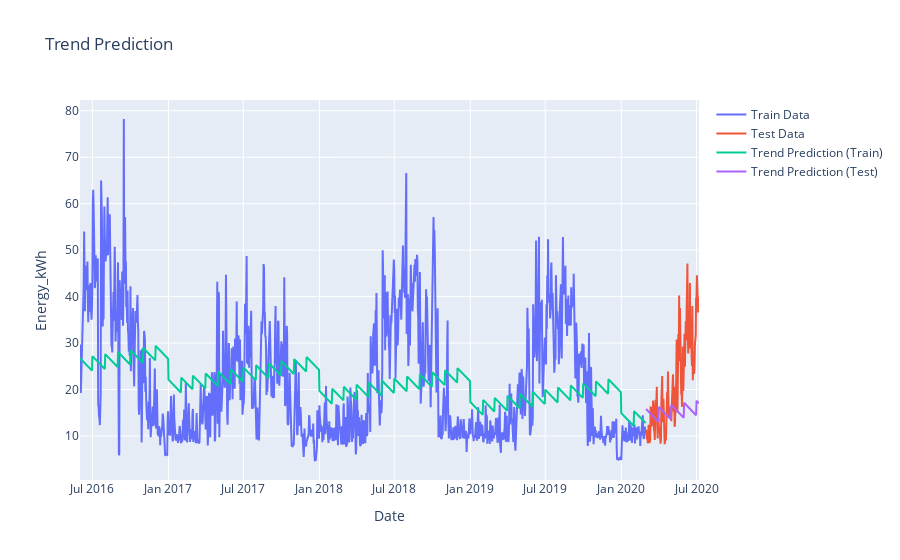
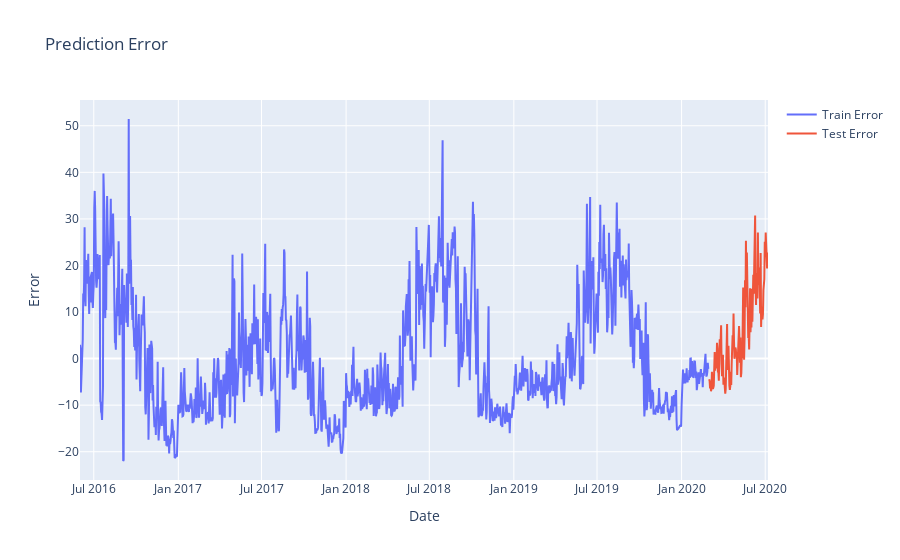
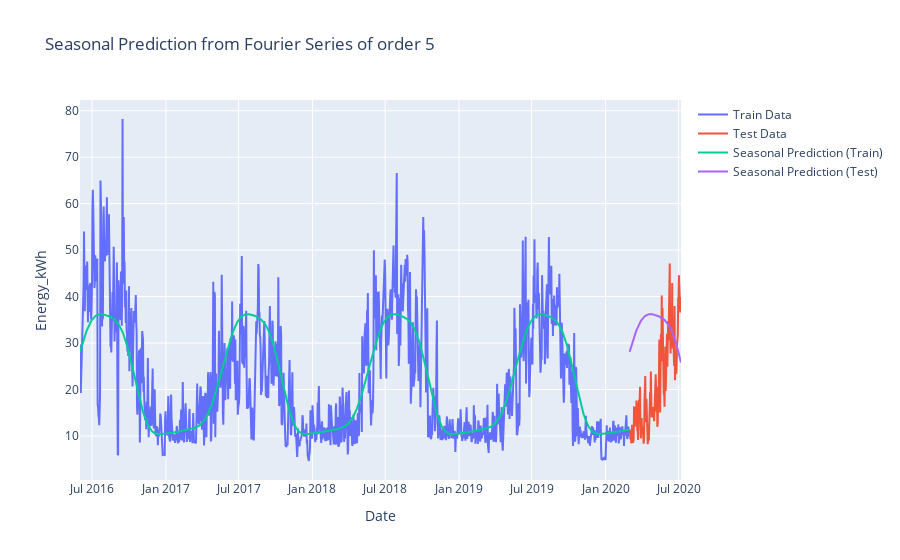
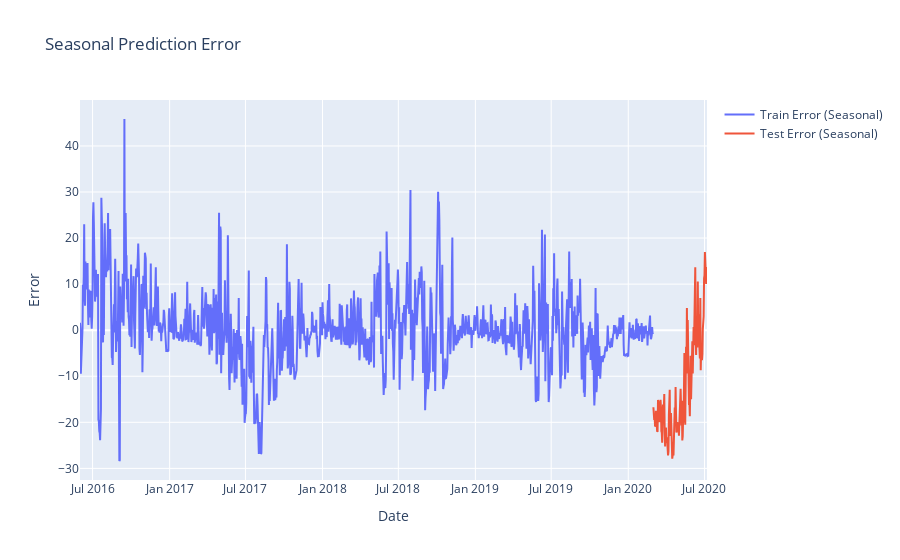

The notebook cell saved with these charts, in order:
### Markdown cell above
**Respuesta**

### Code cell
from sklearn.pipeline import Pipeline
from sklearn.linear_model import LinearRegression
from sklearn.preprocessing import FunctionTransformer
from sklearn.metrics import mean_absolute_error
import plotly.graph_objects as go
import numpy as np

# Paso 0: Crear conjuntos de entrenamiento y prueba
train_data = energia_homero[energia_homero['date'] <= '2020-02-29']
test_data = energia_homero[energia_homero['date'] >= '2020-03-01']

# Paso 1: Crear Pipeline para la tendencia
def extract_time_features(df):
    df = df.copy()
    df['year'] = df['date'].dt.year
    df['month'] = df['date'].dt.month
    df['day'] = df['date'].dt.day
    return df[['year', 'month', 'day']]

Pipeline_trend = Pipeline([
    ('time_features', FunctionTransformer(extract_time_features)),
    ('linear_model', LinearRegression())
])

# Paso 2: Entrenar el modelo lineal y obtener predicciones
X_train = train_data[['date']]
y_train = train_data['Energy_kWh']
X_test = test_data[['date']]
y_test = test_data['Energy_kWh']

Pipeline_trend.fit(X_train, y_train)
train_data['trend_pred'] = Pipeline_trend.predict(X_train)
test_data['trend_pred'] = Pipeline_trend.predict(X_test)

# Calcular MAE
mae_train = mean_absolute_error(y_train, train_data['trend_pred'])
mae_test = mean_absolute_error(y_test, test_data['trend_pred'])

print(f'MAE Train: {mae_train}')
print(f'MAE Test: {mae_test}')

# Paso 3: Graficar las predicciones
fig = go.Figure()
fig.add_trace(go.Scatter(x=train_data['date'], y=y_train, mode='lines', name='Train Data'))
fig.add_trace(go.Scatter(x=test_data['date'], y=y_test, mode='lines', name='Test Data'))
fig.add_trace(go.Scatter(x=train_data['date'], y=train_data['trend_pred'], mode='lines', name='Trend Prediction (Train)'))
fig.add_trace(go.Scatter(x=test_data['date'], y=test_data['trend_pred'], mode='lines', name='Trend Prediction (Test)'))
fig.update_layout(title='Trend Prediction', xaxis_title='Date', yaxis_title='Energy_kWh')
fig.show()

# Paso 4: Graficar el error
train_data['error'] = y_train - train_data['trend_pred']
test_data['error'] = y_test - test_data['trend_pred']

fig = go.Figure()
fig.add_trace(go.Scatter(x=train_data['date'], y=train_data['error'], mode='lines', name='Train Error'))
fig.add_trace(go.Scatter(x=test_data['date'], y=test_data['error'], mode='lines', name='Test Error'))
fig.update_layout(title='Prediction Error', xaxis_title='Date', yaxis_title='Error')
fig.show()

# Paso 5: Crear Pipeline para la estacionalidad
def fourier_features(df, period, order):
    df = df.copy()
    time = (df['date'] - df['date'].min()).dt.days.values
    features = []
    for i in range(1, order + 1):
        features.append(np.sin(2 * np.pi * i * time / period))
        features.append(np.cos(2 * np.pi * i * time / period))
    return np.vstack(features).T

ORDER = 5
Pipeline_seasonal = Pipeline([
    ('fourier_features', FunctionTransformer(fourier_features, kw_args={'period': 365.25, 'order': ORDER})),
    ('linear_model', LinearRegression())
])

# Paso 6: Entrenar el nuevo modelo y obtener predicciones
Pipeline_seasonal.fit(X_train, y_train)
train_data['seasonal_pred'] = Pipeline_seasonal.predict(X_train)
test_data['seasonal_pred'] = Pipeline_seasonal.predict(X_test)

# Calcular MAE
mae_train_seasonal = mean_absolute_error(y_train, train_data['seasonal_pred'])
mae_test_seasonal = mean_absolute_error(y_test, test_data['seasonal_pred'])

print(f'MAE Train (Seasonal): {mae_train_seasonal}')
print(f'MAE Test (Seasonal): {mae_test_seasonal}')

# Paso 7: Graficar las predicciones estacionales
fig = go.Figure()
fig.add_trace(go.Scatter(x=train_data['date'], y=y_train, mode='lines', name='Train Data'))
fig.add_trace(go.Scatter(x=test_data['date'], y=y_test, mode='lines', name='Test Data'))
fig.add_trace(go.Scatter(x=train_data['date'], y=train_data['seasonal_pred'], mode='lines', name='Seasonal Prediction (Train)'))
fig.add_trace(go.Scatter(x=test_data['date'], y=test_data['seasonal_pred'], mode='lines', name='Seasonal Prediction (Test)'))
fig.update_layout(title=f'Seasonal Prediction from Fourier Series of order {ORDER}', xaxis_title='Date', yaxis_title='Energy_kWh')
fig.show()

# Graficar el error estacional
train_data['seasonal_error'] = y_train - train_data['seasonal_pred']
test_data['seasonal_error'] = y_test - test_data['seasonal_pred']

fig = go.Figure()
fig.add_trace(go.Scatter(x=train_data['date'], y=train_data['seasonal_error'], mode='lines', name='Train Error (Seasonal)'))
fig.add_trace(go.Scatter(x=test_data['date'], y=test_data['seasonal_error'], mode='lines', name='Test Error (Seasonal)'))
fig.update_layout(title='Seasonal Prediction Error', xaxis_title='Date', yaxis_title='Error')
fig.show()

### Figure 1 — Plotly figure (JSON) as saved in the notebook; plotly's stock layout.template omitted (floating-point values rounded to 4 significant figures; data arrays with more than 128 entries replaced by an {"elided": "..."} marker saying what was removed)
{"data": [{"mode": "lines", "name": "Train Data", "type": "scatter", "x": {"elided": "1369 str values"}, "y": {"elided": "1369 float values"}}, {"mode": "lines", "name": "Test Data", "type": "scatter", "x": {"elided": "129 str values"}, "y": {"elided": "129 float values"}}, {"mode": "lines", "name": "Trend Prediction (Train)", "type": "scatter", "x": {"elided": "1369 str values"}, "y": {"elided": "1369 float values"}}, {"mode": "lines", "name": "Trend Prediction (Test)", "type": "scatter", "x": {"elided": "129 str values"}, "y": {"elided": "129 float values"}}], "layout": {"title": {"text": "Trend Prediction"}, "xaxis": {"title": {"text": "Date"}}, "yaxis": {"title": {"text": "Energy_kWh"}}}}

### Figure 2 — Plotly figure (JSON) as saved in the notebook; plotly's stock layout.template omitted (floating-point values rounded to 4 significant figures; data arrays with more than 128 entries replaced by an {"elided": "..."} marker saying what was removed)
{"data": [{"mode": "lines", "name": "Train Error", "type": "scatter", "x": {"elided": "1369 str values"}, "y": {"elided": "1369 float values"}}, {"mode": "lines", "name": "Test Error", "type": "scatter", "x": {"elided": "129 str values"}, "y": {"elided": "129 float values"}}], "layout": {"title": {"text": "Prediction Error"}, "xaxis": {"title": {"text": "Date"}}, "yaxis": {"title": {"text": "Error"}}}}

### Figure 3 — Plotly figure (JSON) as saved in the notebook; plotly's stock layout.template omitted (floating-point values rounded to 4 significant figures; data arrays with more than 128 entries replaced by an {"elided": "..."} marker saying what was removed)
{"data": [{"mode": "lines", "name": "Train Data", "type": "scatter", "x": {"elided": "1369 str values"}, "y": {"elided": "1369 float values"}}, {"mode": "lines", "name": "Test Data", "type": "scatter", "x": {"elided": "129 str values"}, "y": {"elided": "129 float values"}}, {"mode": "lines", "name": "Seasonal Prediction (Train)", "type": "scatter", "x": {"elided": "1369 str values"}, "y": {"elided": "1369 float values"}}, {"mode": "lines", "name": "Seasonal Prediction (Test)", "type": "scatter", "x": {"elided": "129 str values"}, "y": {"elided": "129 float values"}}], "layout": {"title": {"text": "Seasonal Prediction from Fourier Series of order 5"}, "xaxis": {"title": {"text": "Date"}}, "yaxis": {"title": {"text": "Energy_kWh"}}}}

### Figure 4 — Plotly figure (JSON) as saved in the notebook; plotly's stock layout.template omitted (floating-point values rounded to 4 significant figures; data arrays with more than 128 entries replaced by an {"elided": "..."} marker saying what was removed)
{"data": [{"mode": "lines", "name": "Train Error (Seasonal)", "type": "scatter", "x": {"elided": "1369 str values"}, "y": {"elided": "1369 float values"}}, {"mode": "lines", "name": "Test Error (Seasonal)", "type": "scatter", "x": {"elided": "129 str values"}, "y": {"elided": "129 float values"}}], "layout": {"title": {"text": "Seasonal Prediction Error"}, "xaxis": {"title": {"text": "Date"}}, "yaxis": {"title": {"text": "Error"}}}}
